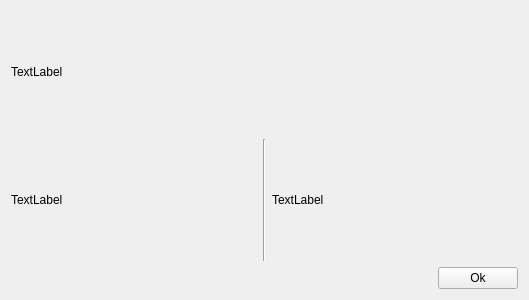
<?xml version="1.0" encoding="UTF-8"?>
<ui version="4.0">
 <class>Form</class>
 <widget class="QWidget" name="Form">
  <property name="geometry">
   <rect>
    <x>0</x>
    <y>0</y>
    <width>529</width>
    <height>300</height>
   </rect>
  </property>
  <property name="maximumSize">
   <size>
    <width>1000</width>
    <height>16777215</height>
   </size>
  </property>
  <property name="windowTitle">
   <string>Form</string>
  </property>
  <layout class="QVBoxLayout" name="verticalLayout_2">
   <item>
    <layout class="QVBoxLayout" name="verticalLayout" stretch="1,1,0">
     <item>
      <widget class="QLabel" name="label1">
       <property name="text">
        <string>TextLabel</string>
       </property>
      </widget>
     </item>
     <item>
      <layout class="QHBoxLayout" name="horizontalLayout">
       <item>
        <widget class="QLabel" name="label2">
         <property name="text">
          <string>TextLabel</string>
         </property>
        </widget>
       </item>
       <item>
        <widget class="Line" name="line">
         <property name="orientation">
          <enum>Qt::Vertical</enum>
         </property>
        </widget>
       </item>
       <item>
        <widget class="QLabel" name="label3">
         <property name="text">
          <string>TextLabel</string>
         </property>
        </widget>
       </item>
      </layout>
     </item>
     <item>
      <layout class="QHBoxLayout" name="horizontalLayout_2">
       <item>
        <spacer name="horizontalSpacer">
         <property name="orientation">
          <enum>Qt::Horizontal</enum>
         </property>
         <property name="sizeHint" stdset="0">
          <size>
           <width>40</width>
           <height>20</height>
          </size>
         </property>
        </spacer>
       </item>
       <item>
        <widget class="QPushButton" name="OkButton">
         <property name="text">
          <string>Ok</string>
         </property>
        </widget>
       </item>
      </layout>
     </item>
    </layout>
   </item>
  </layout>
 </widget>
 <resources/>
 <connections>
  <connection>
   <sender>OkButton</sender>
   <signal>clicked()</signal>
   <receiver>Form</receiver>
   <slot>deleteLater()</slot>
   <hints>
    <hint type="sourcelabel">
     <x>341</x>
     <y>273</y>
    </hint>
    <hint type="destinationlabel">
     <x>199</x>
     <y>149</y>
    </hint>
   </hints>
  </connection>
 </connections>
</ui>
